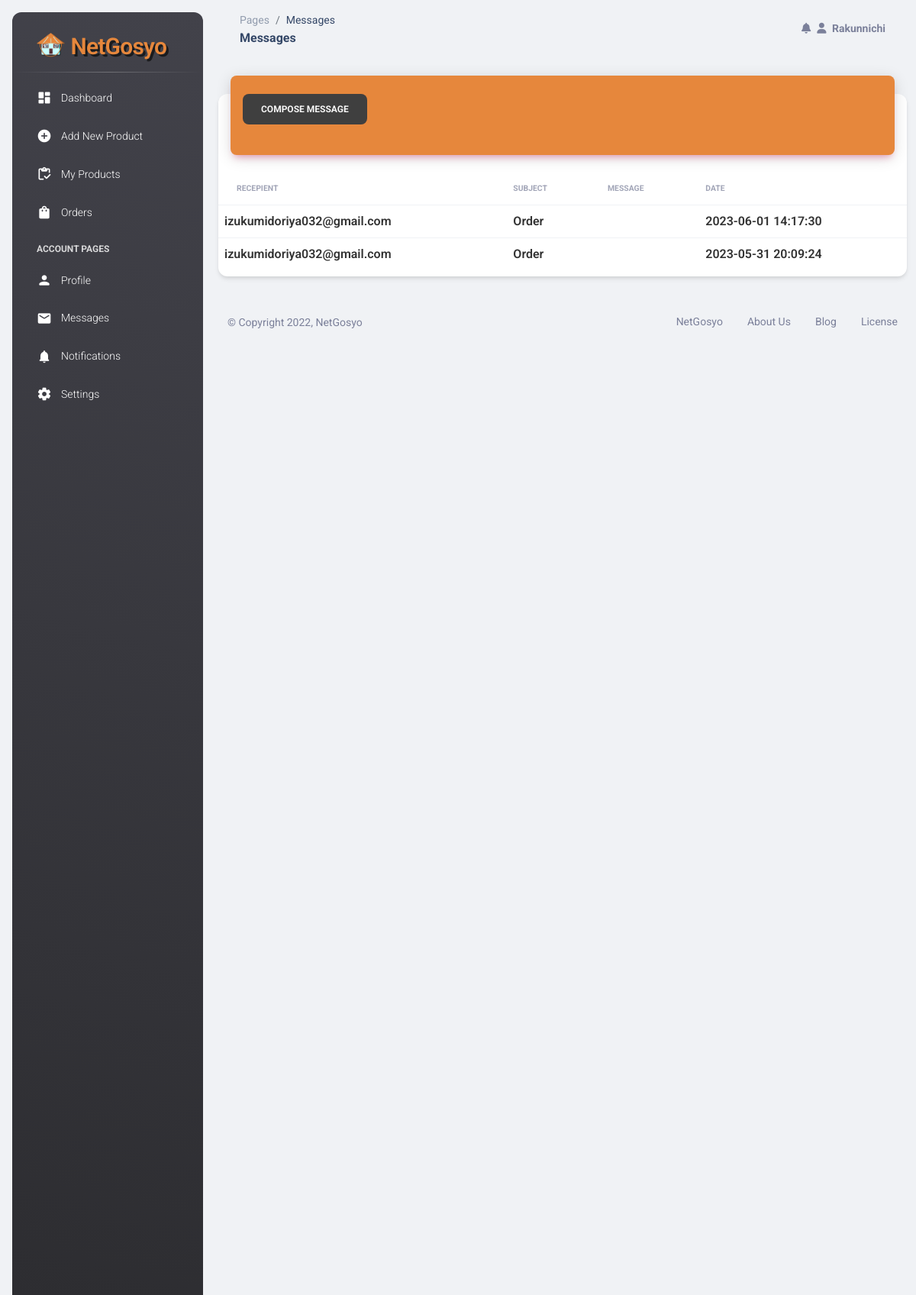
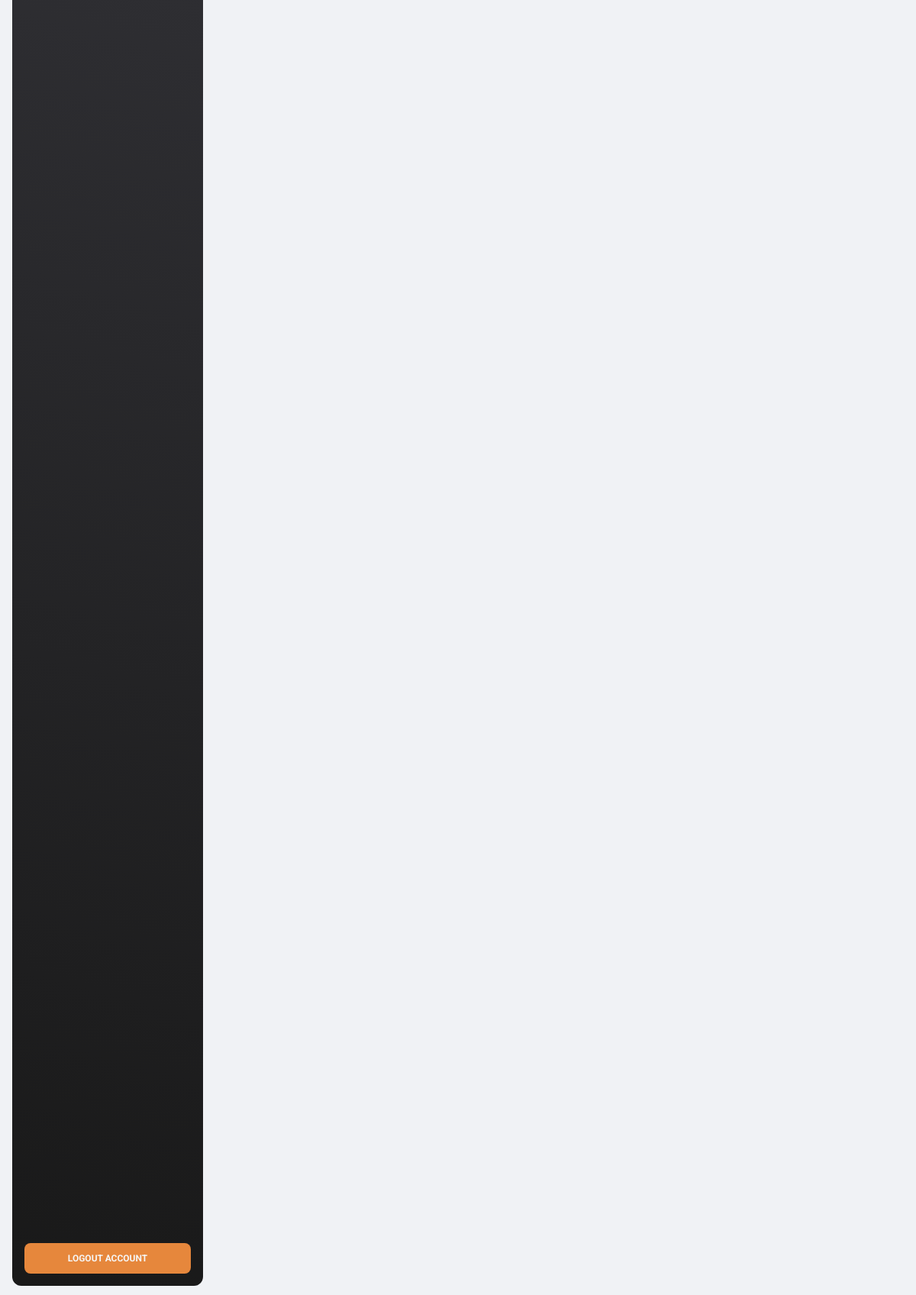
/Seller_Page/messages.php (signed in), run on the app's committed database (2 pictures, top to bottom).
### tables this page shows
CREATE TABLE `user_form` (
  `id` int(100) NOT NULL,
  `fullname` varchar(100) NOT NULL,
  `email` varchar(100) NOT NULL,
  `username` varchar(255) NOT NULL,
  `password` varchar(100) NOT NULL,
  `phonenumber` varchar(255) NOT NULL,
  `address` varchar(255) NOT NULL,
  `dateofbirth` varchar(255) NOT NULL,
  `gender` varchar(255) NOT NULL,
  `image` varchar(255) NOT NULL,
  `shopname` varchar(250) NOT NULL,
  `vkey` varchar(50) NOT NULL,
  `verified` tinyint(1) NOT NULL DEFAULT 0,
  `register_date` timestamp NOT NULL DEFAULT current_timestamp() ON UPDATE current_timestamp()
);

CREATE TABLE `convo` (
  `convo_id` int(11) NOT NULL,
  `user_id` int(11) NOT NULL,
  `recipient` varchar(255) NOT NULL,
  `subject` varchar(255) NOT NULL,
  `convo_added` datetime NOT NULL DEFAULT current_timestamp(),
  `convo_updated` datetime DEFAULT NULL ON UPDATE current_timestamp()
);

### Seller_Page/messages.php (the view, shortened to what this page needs)
<?php
  include('header.php');
$user_id = $_SESSION["user_id"];
$result = mysqli_query($conn, "SELECT * FROM user_form WHERE id = '$user_id'");
if ($res = mysqli_fetch_array($result)) {
	$email = $res['email']  ?? '';
}
$convo_query = "SELECT * FROM convo
								JOIN user_form ON user_form.id = convo.recipient
								WHERE user_id='$user_id'
								OR recipient='$user_id'
								ORDER BY convo_id DESC";
$convo_query = mysqli_query($conn, $convo_query);
$convos = array();
while ($convo_row = mysqli_fetch_assoc($convo_query)) {
	$convo_id = $convo_row['convo_id'];
	$sql = "SELECT *
	        FROM messages
					WHERE convo_id = '$convo_id'";
	$message_query = mysqli_query($conn, $sql);
	$messages = [];
	while ($message_row = mysqli_fetch_assoc($message_query)) {
		array_push($messages, $message_row);
	}
	$convo_row['messages'] = $messages;
	$convos[] = $convo_row;
}
  ?>
<main class="main-content position-relative max-height-vh-100 h-100 border-radius-lg ">
    <nav class="navbar navbar-main navbar-expand-lg px-0 mx-4 shadow-none border-radius-xl" id="navbarBlur" data-scroll="true">
      <div class="container-fluid py-1 px-3">
        <nav aria-label="breadcrumb">
          <ol class="breadcrumb bg-transparent mb-0 pb-0 pt-1 px-0 me-sm-6 me-5">
            <li class="breadcrumb-item text-sm"><a class="opacity-5 text-dark" href="javascript:;">Pages</a></li>
            <li class="breadcrumb-item text-sm text-dark active" aria-current="page">Messages</li>
          </ol>
          <h6 class="font-weight-bolder mb-0">Messages</h6>
        </nav>
        <?php  include('navbar.php'); ?>
      </div>
    </nav>
    <div class="container-fluid py-4">
      <div class="row">
        <div class="col-12">
          <div class="card my-4">
            <div class="card-header p-0 position-relative mt-n4 mx-3 z-index-2">
              <div class="color-orange-bg shadow-primary border-radius-lg pt-4 pb-3">
                <h6 class="text-white text-capitalize ps-3"><button class="btn background-gray" data-toggle="modal" data-target="#messageModal">Compose Message</button></h6>
              </div>
            </div>
            <div class="card-body px-0 pb-2">
              <div class="table-responsive p-0">
                <table class="table align-items-center mb-0">
                  <thead>
                    <tr>
                      <th class="text-uppercase text-secondary text-xxs font-weight-bolder opacity-7">Recepient</th>
                      <th class="text-uppercase text-secondary text-xxs font-weight-bolder opacity-7 ps-2">Subject</th>
                      <th class="text-uppercase text-secondary text-xxs font-weight-bolder opacity-7 ps-2">Message</th>
                      <th class="text-uppercase text-secondary text-xxs font-weight-bolder opacity-7 ps-2">Date</th>
                    </tr>
                  </thead>
                  <tbody>
                  <?php foreach ($convos as $row) { ?>
                    <tr>
                    <?php if ($row['user_id'] == $user_id) { ?>
                      <td>
                      <div class="d-flex px-2 py-1">
                          <div>
                            <img src="assets/img/images.png" class="avatar avatar-sm me-3 border-radius-lg" alt="ShoppingBag">
                          </div>
                          <div class="d-flex flex-column justify-content-center">
                            <h6 class="mb-0 text-sm"><a href="message.php?convo_id=<?= $row['convo_id'] ?>" style="color:#333;text-decoration: none;"><?= $row['email'] ?></a> </h6>
                          </div>
                        </div>
                      </td>
                      <?php } else { ?>
                      <td>
                        <p class="text-s font-weight-bold mb-0"> <a href="message.php?convo_id=<?= $row['convo_id'] ?>" style="color:#333;text-decoration: none;"><?= $email ?></a> </p>
                      </td>
                      <?php } ?>
                      <td>
                      <p class="text-s font-weight-bold mb-0"> <a href="message.php?convo_id=<?= $row['convo_id'] ?>" style="color:#333;text-decoration: none;"><?= $row['subject'] ?></a>  </p>
                      </td>
                      <td>
                      </td>
                      <td>
                      <p class="text-s font-weight-bold mb-0"> <a href="message.php?convo_id=<?= $row['convo_id'] ?>" style="color:#333;text-decoration: none;"><?= $row['convo_added'] ?></a>  </p>
                      </td>
                    <?php } ?>
                  </tbody>
                </table>
              </div>
            </div>
          </div>
        </div>
      </div>
  <?php
  include('footer.php');
  ?>

### Seller_Page/navbar.php (shortened to what this page needs)
<div class="collapse navbar-collapse mt-sm-0 mt-2 me-md-0 me-sm-4" id="navbar">
            <ul class="navbar-nav  justify-content-end">
              <li class="nav-item dropdown pe-2 d-flex align-items-center">
                <a href="javascript:;" class="nav-link text-body p-0" id="dropdownMenuButton" data-bs-toggle="dropdown" aria-expanded="false">
                  <i class="fa fa-bell cursor-pointer"></i>
                </a>
              </li>
              <li class="nav-item d-flex align-items-center">
                <a href="#" class="nav-link text-body font-weight-bold px-0">
                  <i class="fa fa-user me-sm-1"></i>
                  <?php
              $select_seller = mysqli_query($conn, "SELECT * FROM `user_form` where id = '$user_id' ") or die('query failed!');
                  if(mysqli_num_rows($select_seller) > 0){
                  while($fetch_seller = mysqli_fetch_assoc($select_seller)){
              ?>
                  <span class="d-sm-inline d-none"><b><?php echo $fetch_seller['username'] ?? ''; ?></b></span>
                  <?php
                      };
                  };
              ?>
                </a>
              </li>
            </ul>
          </div>

### Seller_Page/assets/css/style.css (style rules this page uses)
.color-orange-bg { background: #E6873C; }
.text-white { color: #f6f6f6; }
.background-gray { background: #3f3f3f; color: #f6f6f6; }

### data on the page
user_form: username "Rakunnichi", email "izukumidoriya032@gmail.com"
convo: subject "Order", convo_added "2023-06-01 14:17:30"
convo: subject "Order", convo_added "2023-05-31 20:09:24"
